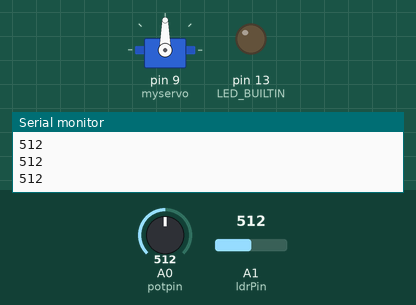
Bench run of a sketch on a simulated Arduino Uno, built with avr-gcc and run on an emulated ATmega328P. On the bench: servo, output pins drawn as LEDs (lit = HIGH), the last lines printed to the serial monitor. The inputs (shaded band) are chosen by the test bench; at power-on: A0 (potpin) = 512, A1 (ldrPin) = 512.

Above: at 1.2 s.
1.3 s: A0 (potpin) set to 716
At 2.5 s:
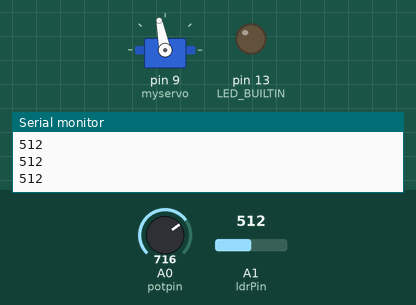
2.8 s: A1 (ldrPin) set to 319
4.3 s: A1 (ldrPin) set to 284
At 4.8 s:
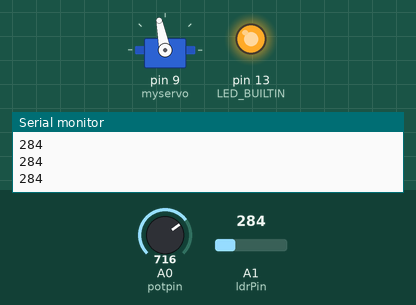
5.8 s: A0 (potpin) set to 1023
At 7.0 s:
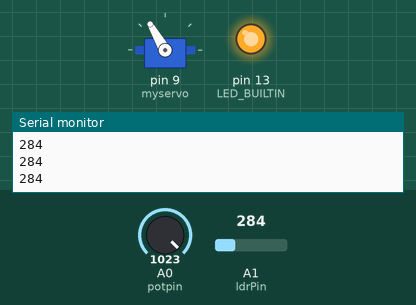
7.3 s: A1 (ldrPin) set to 306
At 8.3 s:
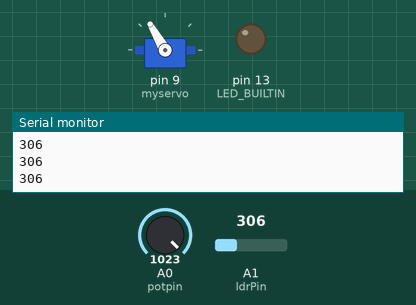
8.8 s: A0 (potpin) set to 306
At 9.5 s:
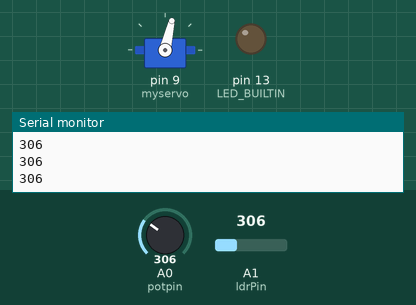
Timing chart, 0 to 11.3 s (numbered marks = the images above; inputs shaded):
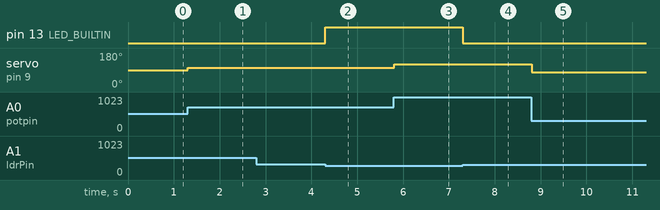

The sketch:

AHSDP.ino
```cpp
#include <Servo.h>
Servo myservo;
int potpin = 0;
int val,val1;
const int ledPin = 13;
const int ldrPin = A1;
void setup()
{
  myservo.attach(9);
  pinMode(13, OUTPUT);
  pinMode(ldrPin, INPUT);
  Serial.begin(9600);
}
void loop()
{
  val = analogRead(potpin);
  int ldrStatus = analogRead(ldrPin);
  Serial.println(ldrStatus);
  val1 = map(val, 0, 1023, 60, 120);
  if(val>600||val<400)
  {
   if (ldrStatus <=300)
     digitalWrite(13, HIGH);
  else
  {
   digitalWrite(LED_BUILTIN, LOW);
  }
    myservo.write(val1);
  }
}
```

Measured:
- the behaviour switches between 301 and 300 on A1 (ldrPin) (found by bisection; images 1 and 2)
- after the input at 1.3 s, servo on pin 9 (myservo): 90° → 101° at once
- after the input at 4.3 s, pin 13 (LED_BUILTIN): LOW → HIGH at once
- after the input at 5.8 s, servo on pin 9 (myservo): 101° → 120° at once
- after the input at 7.3 s, pin 13 (LED_BUILTIN): HIGH → LOW at once
- after the input at 8.8 s, servo on pin 9 (myservo): 120° → 77° at once
